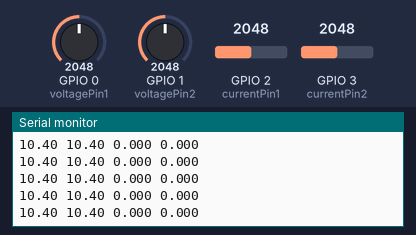
Simulated run of this sketch. Board: ESP32-C6. On the bench: the last lines printed to the serial monitor. The test bench sets the inputs (shaded band); at power-on: GPIO 0 (voltagePin1) = 2048, GPIO 1 (voltagePin2) = 2048, GPIO 2 (currentPin1) = 2048, GPIO 3 (currentPin2) = 2048. WiFi joins after 1.5 s; servers stay silent unless stated.

Above: at 4.8 s.
4.9 s: GPIO 0 (voltagePin1) set to 2866
At 5.18 s:
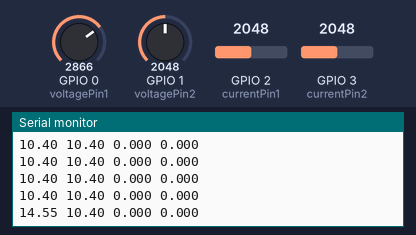
6.4 s: GPIO 1 (voltagePin2) set to 2866
At 6.58 s:
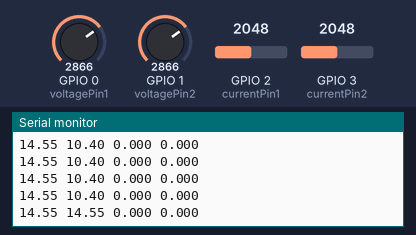
7.9 s: GPIO 2 (currentPin1) set to 2866
At 7.98 s:
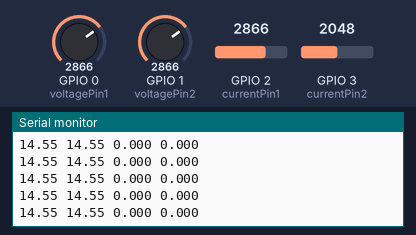
9.4 s: GPIO 3 (currentPin2) set to 2866
At 9.59 s:
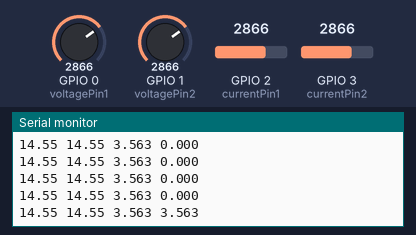
10.9 s: GPIO 0 (voltagePin1) set to 3972
At 10.99 s:
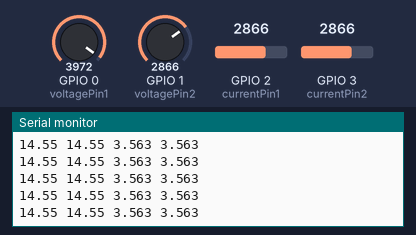
12.4 s: GPIO 1 (voltagePin2) set to 3972
At 12.4 s:
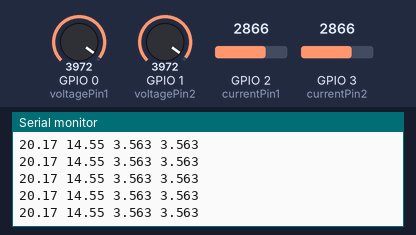
Timing chart, 0 to 14.9 s (numbered marks = the images above; inputs shaded):
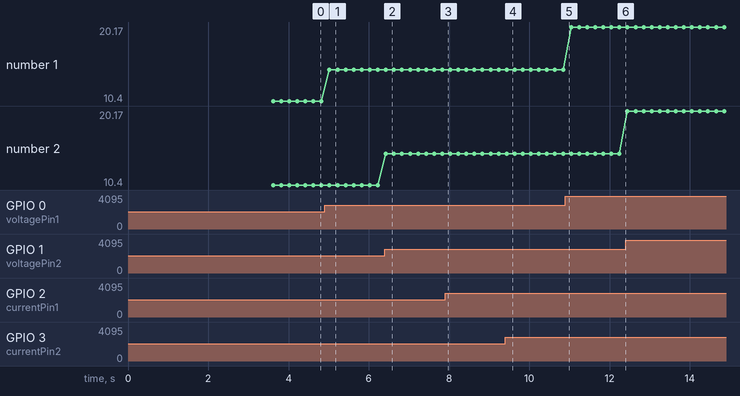

The sketch:

MainCode.ino
```cpp
// ESP32-C6 Voltage + Current Monitoring with ThingSpeak
// Bhuvan Kumar

#include <WiFi.h>
#include "ThingSpeak.h"

// ---------- WiFi credentials ----------
// WiFi credentials
const char* ssid = "SSID";
const char* password = "Password";

// ThingSpeak credentials
unsigned long myChannelNumber = 1111111;   // Replace with your channel ID
const char * myWriteAPIKey = "*********";

WiFiClient client;

// ---------- Voltage Sensor pins ----------
const int voltagePin1 = 0;   // GPIO0
const int voltagePin2 = 1;   // GPIO1
const float RATIO = 5.0 * 1.26;  // Divider ratio calibration

// ---------- Current Sensor pins ----------
const int currentPin1 = 2;   // GPIO2 (ACS712 #1)
const int currentPin2 = 3;   // GPIO3 (ACS712 #2)
const float sensitivity = 0.185; // V/A (ACS712-05B). Use 0.100 for 20A, 0.066 for 30A.
const float ADC_Vmax = 3.3;      // ESP32-C6 ADC max voltage
const int ADC_Resolution = 4095; // 12-bit ADC

// Auto-calibrated offsets
float Vref1 = 0, Vref2 = 0;

// ---------- Timing ----------
unsigned long currentTime, previousTime, delayTime = 30000; // 30 sec upload interval

void setup() {
  Serial.begin(115200);
  delay(1000);

  // Connect to WiFi
  WiFi.begin(ssid, password);
  Serial.print("Connecting to WiFi");
  while (WiFi.status() != WL_CONNECTED) {
    delay(500);
    Serial.print(".");
  }
  Serial.println("\nWiFi connected.");

  // Initialize ThingSpeak
  ThingSpeak.begin(client);

  // -------- Current Sensor Calibration --------
  Serial.println("Calibrating ACS712 sensors...");
  long sum1 = 0, sum2 = 0;
  for (int i = 0; i < 500; i++) {
    sum1 += analogRead(currentPin1);
    sum2 += analogRead(currentPin2);
    delay(2);
  }
  Vref1 = (sum1 / 500.0) * (ADC_Vmax / ADC_Resolution);
  Vref2 = (sum2 / 500.0) * (ADC_Vmax / ADC_Resolution);

  Serial.print("Vref1 = ");
  Serial.print(Vref1, 3);
  Serial.print(" V | Vref2 = ");
  Serial.print(Vref2, 3);
  Serial.println(" V");
}

void loop() {
  currentTime = millis();

  // -------- Voltage Sensors --------
  int rawV1 = analogRead(voltagePin1);
  int rawV2 = analogRead(voltagePin2);
  float voltageAtPin1 = (rawV1 / 4095.0) * 3.3;
  float voltageAtPin2 = (rawV2 / 4095.0) * 3.3;
  float actualVoltage1 = voltageAtPin1 * RATIO;
  float actualVoltage2 = voltageAtPin2 * RATIO;

  // -------- Current Sensors --------
  int rawC1 = analogRead(currentPin1);
  int rawC2 = analogRead(currentPin2);
  float voltageC1 = (rawC1 * ADC_Vmax) / ADC_Resolution;
  float voltageC2 = (rawC2 * ADC_Vmax) / ADC_Resolution;
  float current1 = (voltageC1 - Vref1) / sensitivity;
  float current2 = (voltageC2 - Vref2) / sensitivity;

  // -------- Serial Output --------
  Serial.print(actualVoltage1, 2);
  Serial.print(" ");
  Serial.print(actualVoltage2, 2);
  Serial.print(" ");
  Serial.print(current1, 3);
  Serial.print(" ");
  Serial.println(current2, 3);

  delay(200); // Fast sampling for Serial Monitor

  // -------- ThingSpeak Upload every 30s --------
  if (currentTime - previousTime >= delayTime) {
    ThingSpeak.setField(1, actualVoltage1);
    ThingSpeak.setField(2, actualVoltage2);
    ThingSpeak.setField(3, current1);
    ThingSpeak.setField(4, current2);

    int response = ThingSpeak.writeFields(myChannelNumber, myWriteAPIKey);

    if (response == 200) {
      Serial.println("Data sent to ThingSpeak successfully.");
    } else {
      Serial.print("Error sending data. HTTP error code: ");
      Serial.println(response);
    }
    previousTime = currentTime;
  }
}
```

Measured:
- after the input at 4.9 s, the serial monitor: prints a new line after 0.12 s (image 1)
- after the input at 6.4 s, the serial monitor: prints a new line at once (image 2)
- after the input at 9.4 s, the serial monitor: prints a new line at once (image 4)
- plotted number 1: 10.4 → 14.55 after the input at 4.9 s, 14.55 → 20.17 after the input at 10.9 s
